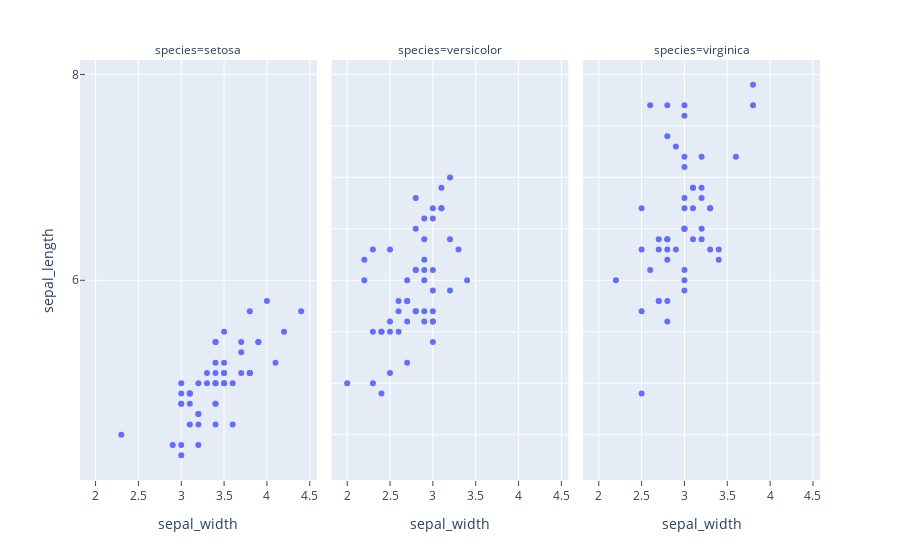

Notebook code cell kept with this figure:
### Markdown cell above
2. tick 간격 지정

```py
fig.update_xaxes(dtick=간격 입력)
fig.update_yaxes(dtick=간격 입력)
```

### Code cell
fig = px.scatter(df, x="sepal_width", y="sepal_length", facet_col="species")
fig.update_xaxes(ticks="outside", dtick=0.5)
fig.update_yaxes(ticks="inside", dtick=2, col=1)   # col=1을 지정하면 본인이 원하는 그래프에만 tick을 생성할 수 있다.
fig.show()

### Figure 1 — Plotly figure (JSON) as saved in the notebook; plotly's stock layout.template omitted (floating-point values rounded to 4 significant figures)
{"data": [{"hovertemplate": "species=setosa<br>sepal_width=%{x}<br>sepal_length=%{y}<extra></extra>", "legendgroup": "", "marker": {"color": "#636efa", "symbol": "circle"}, "mode": "markers", "name": "", "orientation": "v", "showlegend": false, "type": "scatter", "x": [3.5, 3, 3.2, 3.1, 3.6, 3.9, 3.4, 3.4, 2.9, 3.1, 3.7, 3.4, 3, 3, 4, 4.4, 3.9, 3.5, 3.8, 3.8, 3.4, 3.7, 3.6, 3.3, 3.4, 3, 3.4, 3.5, 3.4, 3.2, 3.1, 3.4, 4.1, 4.2, 3.1, 3.2, 3.5, 3.1, 3, 3.4, 3.5, 2.3, 3.2, 3.5, 3.8, 3, 3.8, 3.2, 3.7, 3.3], "xaxis": "x", "y": [5.1, 4.9, 4.7, 4.6, 5, 5.4, 4.6, 5, 4.4, 4.9, 5.4, 4.8, 4.8, 4.3, 5.8, 5.7, 5.4, 5.1, 5.7, 5.1, 5.4, 5.1, 4.6, 5.1, 4.8, 5, 5, 5.2, 5.2, 4.7, 4.8, 5.4, 5.2, 5.5, 4.9, 5, 5.5, 4.9, 4.4, 5.1, 5, 4.5, 4.4, 5, 5.1, 4.8, 5.1, 4.6, 5.3, 5], "yaxis": "y"}, {"hovertemplate": "species=versicolor<br>sepal_width=%{x}<br>sepal_length=%{y}<extra></extra>", "legendgroup": "", "marker": {"color": "#636efa", "symbol": "circle"}, "mode": "markers", "name": "", "orientation": "v", "showlegend": false, "type": "scatter", "x": [3.2, 3.2, 3.1, 2.3, 2.8, 2.8, 3.3, 2.4, 2.9, 2.7, 2, 3, 2.2, 2.9, 2.9, 3.1, 3, 2.7, 2.2, 2.5, 3.2, 2.8, 2.5, 2.8, 2.9, 3, 2.8, 3, 2.9, 2.6, 2.4, 2.4, 2.7, 2.7, 3, 3.4, 3.1, 2.3, 3, 2.5, 2.6, 3, 2.6, 2.3, 2.7, 3, 2.9, 2.9, 2.5, 2.8], "xaxis": "x2", "y": [7, 6.4, 6.9, 5.5, 6.5, 5.7, 6.3, 4.9, 6.6, 5.2, 5, 5.9, 6, 6.1, 5.6, 6.7, 5.6, 5.8, 6.2, 5.6, 5.9, 6.1, 6.3, 6.1, 6.4, 6.6, 6.8, 6.7, 6, 5.7, 5.5, 5.5, 5.8, 6, 5.4, 6, 6.7, 6.3, 5.6, 5.5, 5.5, 6.1, 5.8, 5, 5.6, 5.7, 5.7, 6.2, 5.1, 5.7], "yaxis": "y2"}, {"hovertemplate": "species=virginica<br>sepal_width=%{x}<br>sepal_length=%{y}<extra></extra>", "legendgroup": "", "marker": {"color": "#636efa", "symbol": "circle"}, "mode": "markers", "name": "", "orientation": "v", "showlegend": false, "type": "scatter", "x": [3.3, 2.7, 3, 2.9, 3, 3, 2.5, 2.9, 2.5, 3.6, 3.2, 2.7, 3, 2.5, 2.8, 3.2, 3, 3.8, 2.6, 2.2, 3.2, 2.8, 2.8, 2.7, 3.3, 3.2, 2.8, 3, 2.8, 3, 2.8, 3.8, 2.8, 2.8, 2.6, 3, 3.4, 3.1, 3, 3.1, 3.1, 3.1, 2.7, 3.2, 3.3, 3, 2.5, 3, 3.4, 3], "xaxis": "x3", "y": [6.3, 5.8, 7.1, 6.3, 6.5, 7.6, 4.9, 7.3, 6.7, 7.2, 6.5, 6.4, 6.8, 5.7, 5.8, 6.4, 6.5, 7.7, 7.7, 6, 6.9, 5.6, 7.7, 6.3, 6.7, 7.2, 6.2, 6.1, 6.4, 7.2, 7.4, 7.9, 6.4, 6.3, 6.1, 7.7, 6.3, 6.4, 6, 6.9, 6.7, 6.9, 5.8, 6.8, 6.7, 6.7, 6.3, 6.5, 6.2, 5.9], "yaxis": "y3"}], "layout": {"annotations": [{"font": {}, "showarrow": false, "text": "species=setosa", "x": 0.16, "xanchor": "center", "xref": "paper", "y": 1, "yanchor": "bottom", "yref": "paper"}, {"font": {}, "showarrow": false, "text": "species=versicolor", "x": 0.5, "xanchor": "center", "xref": "paper", "y": 1, "yanchor": "bottom", "yref": "paper"}, {"font": {}, "showarrow": false, "text": "species=virginica", "x": 0.84, "xanchor": "center", "xref": "paper", "y": 1, "yanchor": "bottom", "yref": "paper"}], "legend": {"tracegroupgap": 0}, "margin": {"t": 60}, "xaxis": {"anchor": "y", "domain": [0, 0.32], "dtick": 0.5, "ticks": "outside", "title": {"text": "sepal_width"}}, "xaxis2": {"anchor": "y2", "domain": [0.34, 0.66], "dtick": 0.5, "matches": "x", "ticks": "outside", "title": {"text": "sepal_width"}}, "xaxis3": {"anchor": "y3", "domain": [0.68, 1.0], "dtick": 0.5, "matches": "x", "ticks": "outside", "title": {"text": "sepal_width"}}, "yaxis": {"anchor": "x", "domain": [0, 1], "dtick": 2, "ticks": "inside", "title": {"text": "sepal_length"}}, "yaxis2": {"anchor": "x2", "domain": [0, 1], "matches": "y", "showticklabels": false}, "yaxis3": {"anchor": "x3", "domain": [0, 1], "matches": "y", "showticklabels": false}}}
